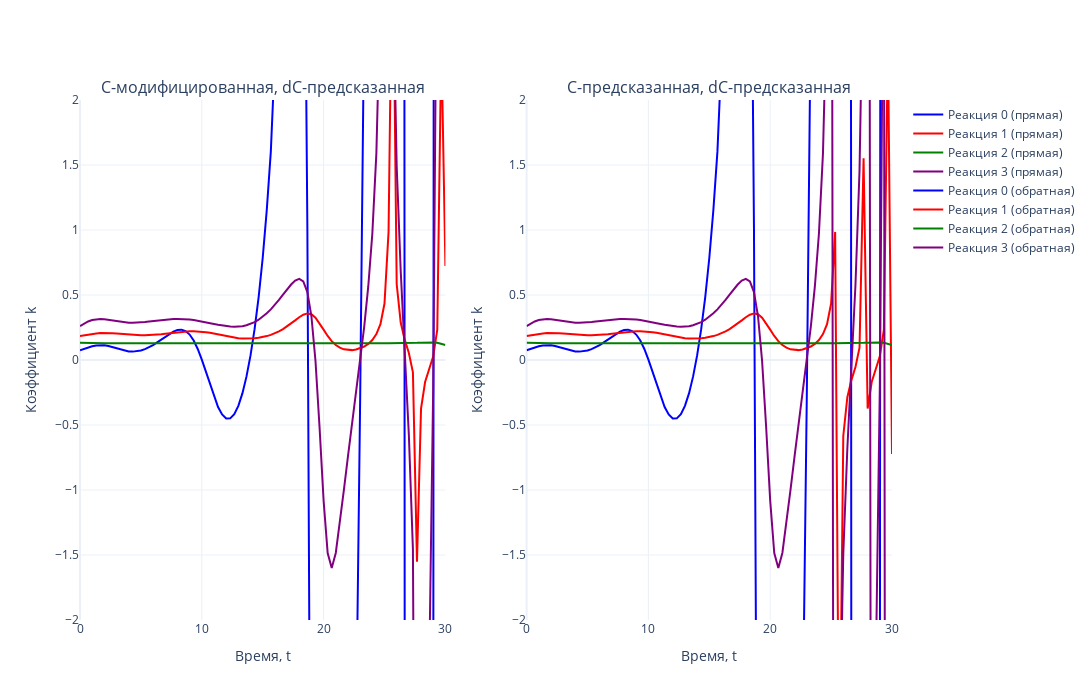

The cell this chart's notebook holds for it:
### Code cell
# Задаем цвета (4 цвета для реакций)
colors = ['blue', 'red', 'green', 'purple']

# Создаем два подграфика (2 столбца, 1 строка)
fig = make_subplots(rows=1, cols=2, subplot_titles=['C-модифицированная, dС-предсказанная', 'C-предсказанная, dС-предсказанная'])

# Первый график (прямая задача)
for i in range(N_REACTION):  
    fig.add_trace(go.Scatter(
        x=tsteps, 
        y=k_test_1[i, :], 
        mode='lines', 
        name=f'Реакция {i} (прямая)',
        line=dict(color=colors[i % len(colors)])  # Применяем цвета циклично
    ), row=1, col=1)

# Второй график (обратная задача)
for i in range(N_REACTION):  
    fig.add_trace(go.Scatter(
        x=tsteps, 
        y=k_predict[i, :], 
        mode='lines', 
        name=f'Реакция {i} (обратная)',
        line=dict(color=colors[i % len(colors)])  # Применяем цвета циклично
    ), row=1, col=2)

# Настройки общего макета
fig.update_layout(
    template='plotly_white',
    width=1700,  # Общая ширина холста
    height=700,  # Высота холста
    showlegend=True
)

# Ограничение оси Y
fig.update_yaxes(range=[-2, 2], title_text='Коэффициент k', row=1, col=1)
fig.update_yaxes(range=[-2, 2], title_text='Коэффициент k', row=1, col=2)

# Подписи оси X
fig.update_xaxes(title_text='Время, t', row=1, col=1)
fig.update_xaxes(title_text='Время, t', row=1, col=2)

# Отображение графика
fig.show()
